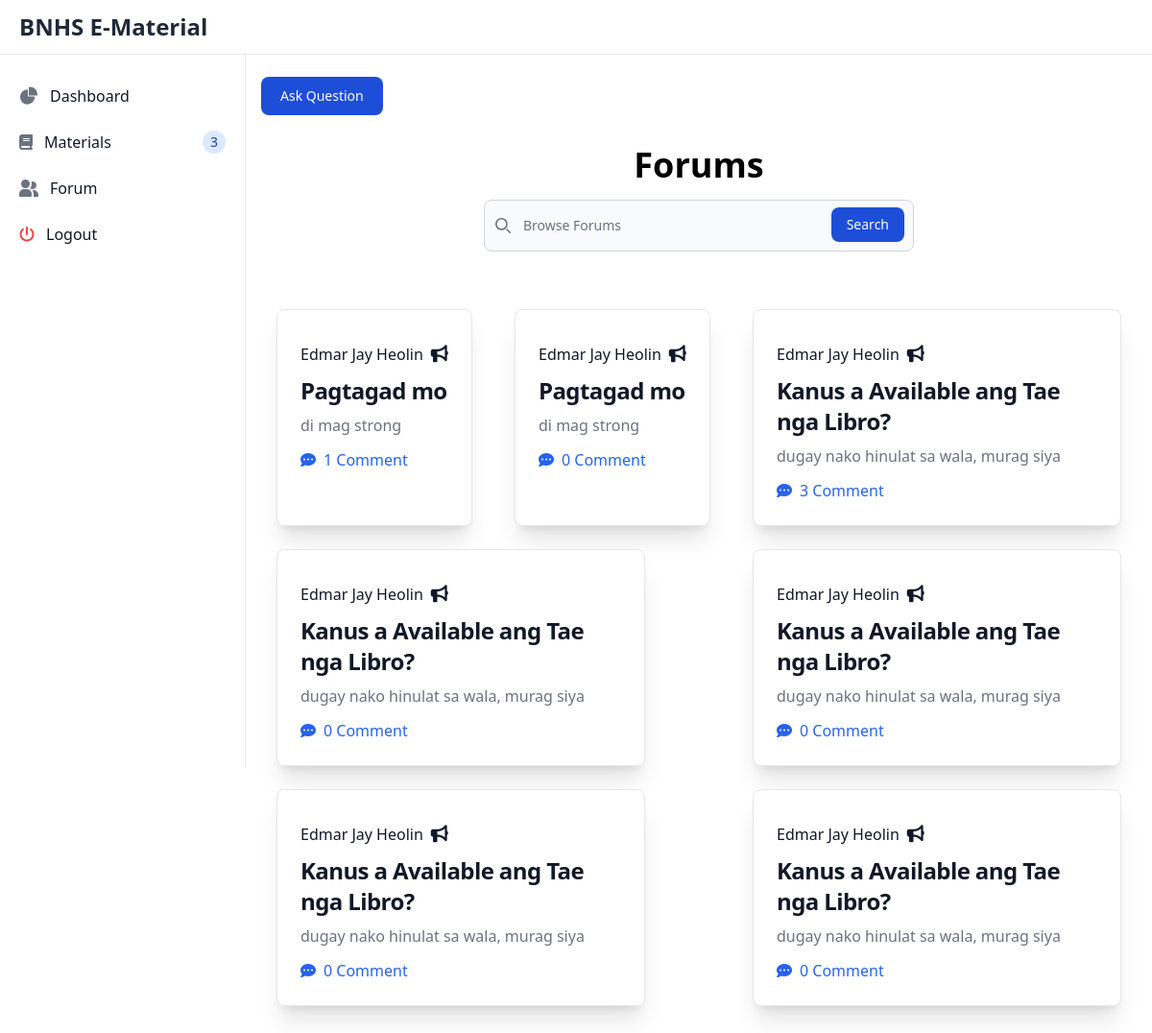
The page /librarian_forum (signed in) on the database its author committed.
### users/models.py (models this page shows)
class Forum(models.Model):
    title = models.CharField(max_length=10000)
    file = models.FileField(
        upload_to='media/announcement',
        validators=[
            FileExtensionValidator(allowed_extensions=['png', 'jpeg', 'jpg', 'pdf', 'word', 'ppt', 'xlsx', 'csv', 'gif'])
        ],
        null=True,  # Allow null values
        blank=True  # Also allow empty values (in forms)
    )
    upload_date = models.DateTimeField(default=now)
    description = models.TextField()
    uploader = models.ForeignKey(User, on_delete=models.CASCADE)

### users/views.py (the view, shortened to what this page needs)
# urls.py: path('librarian_forum', views.librarian_forum, name='librarian_forum'),
@login_required(login_url='/login')
def librarian_forum(request):
    forums = Forum.objects.all().annotate(comment_count=Count('comments')).order_by('-upload_date')
    comments_lists = Comments.objects.all().order_by('comment_date')
    number_of_materials = Materials.objects.count()
    context = {
        'forums': forums,
        'comments_lists': comments_lists,
        'number_of_materials':number_of_materials,
    }
    return render(request, 'librarian/forums.html', context)

### users/templates/librarian/forums.html (shortened to what this page needs)
{% load static tailwind_tags %}
<!DOCTYPE html>
<html lang="en">
	<head>
		<link
			rel="stylesheet"
			href="https://cdnjs.cloudflare.com/ajax/libs/font-awesome/6.5.2/css/all.min.css" />
		<link
			href="https://cdnjs.cloudflare.com/ajax/libs/flowbite/2.3.0/flowbite.min.css"
			rel="stylesheet" />
		{% tailwind_css %}
	</head>
	<body>
		{% include 'includes/LibrarianSidebar.html' %}
		<nav class="fixed top-0 z-50 w-full bg-white border-b border-gray-200">
			<div class="px-3 py-3 lg:px-5 lg:pl-3">
				<div class="flex items-center justify-between">
					<div class="flex items-center justify-start rtl:justify-end">
						<a
							href="#"
							class="flex ms-2 md:me-24">
							<span class="self-center text-xl font-semibold sm:text-2xl whitespace-nowrap text-gray-800">
								BNHS E-Material
							</span>
						</a>
					</div>
				</div>
			</div>
		</nav>
		<div class="p-4 sm:ml-64 mt-16">
			<button
				data-modal-target="default-modal"
				data-modal-toggle="default-modal"
				class="block text-white bg-blue-700 hover:bg-blue-800 focus:ring-4 focus:outline-none focus:ring-blue-300 font-medium rounded-lg text-sm px-5 py-2.5 text-center"
				type="button">
				Ask Question
			</button>
			<div class="p-4">
				<div>
					<p class="text-center text-4xl font-bold my-4">Forums</p>
					<div class="max-w-md mx-auto">
						<div class="relative">
							<div class="absolute inset-y-0 start-0 flex items-center ps-3 pointer-events-none">
							</div>
							<input
								type="search"
								id="searchInput"
								onkeyup="searchDivs()"
								class="block w-full p-4 ps-10 text-sm text-gray-900 border border-gray-300 rounded-lg bg-gray-50 focus:ring-blue-500 focus:border-blue-500"
								placeholder="Browse Forums"
								required />
							<button
								class="text-white absolute end-2.5 bottom-2.5 bg-blue-700 hover:bg-blue-800 focus:ring-4 focus:outline-none focus:ring-blue-300 font-medium rounded-lg text-sm px-4 py-2">
								Search
							</button>
						</div>
					</div>
				</div>
				<div
					id="forumContainer"
					class="flex flex-row justify-between flex-wrap mt-12">
					{% for forum in forums %}
					<div class="max-w-sm p-6 my-3 bg-white border border-gray-200 rounded-lg shadow-xl searching">
						<div class="flex items-center my-2 text-gray-900">
							<p class="mr-2">{{forum.uploader.first_name}}</p>
							<i
								class="fa fa-bullhorn animate-bounce text-lg"
								aria-hidden="true"></i>
						</div>
						<div class="material-search">
							<a href="{% url 'forum_page1' %}?forum_id={{ forum.id }}">
								<h5 class="mb-2 text-2xl font-semibold tracking-tight text-gray-900">{{forum.title}}</h5>
							</a>
						</div>
						<p class="mb-3 font-normal text-gray-500 dark:text-gray-400 text-ellipsis">{{forum.description}}</p>
						<a
							href="{% url 'forum_page1' %}?forum_id={{ forum.id }}"
							class="inline-flex font-medium items-center text-blue-600 hover:scale-110 duration-300">
							<i
								class="fa fa-commenting mr-2 animate-pulse"
								aria-hidden="true"></i>
							{{ forum.comment_count }} Comment
						</a>
					</div>
					{% endfor %}
				</div>
			</div>
		</div>
	</body>
</html>

### rows shown on the page
Forum: uploader.first_name "Edmar Jay Heolin", title "Pagtagad mo", description "di mag strong", comment_count "1"
Forum: uploader.first_name "Edmar Jay Heolin", title "Pagtagad mo", description "di mag strong", comment_count "0"
Forum: uploader.first_name "Edmar Jay Heolin", title "Kanus a Available ang Tae nga Libro?", description "dugay nako hinulat sa wala, murag siya", comment_count "3"
Forum: uploader.first_name "Edmar Jay Heolin", title "Kanus a Available ang Tae nga Libro?", description "dugay nako hinulat sa wala, murag siya", comment_count "0"
Forum: uploader.first_name "Edmar Jay Heolin", title "Kanus a Available ang Tae nga Libro?", description "dugay nako hinulat sa wala, murag siya", comment_count "0"
Forum: uploader.first_name "Edmar Jay Heolin", title "Kanus a Available ang Tae nga Libro?", description "dugay nako hinulat sa wala, murag siya", comment_count "0"
Forum: uploader.first_name "Edmar Jay Heolin", title "Kanus a Available ang Tae nga Libro?", description "dugay nako hinulat sa wala, murag siya", comment_count "0"
